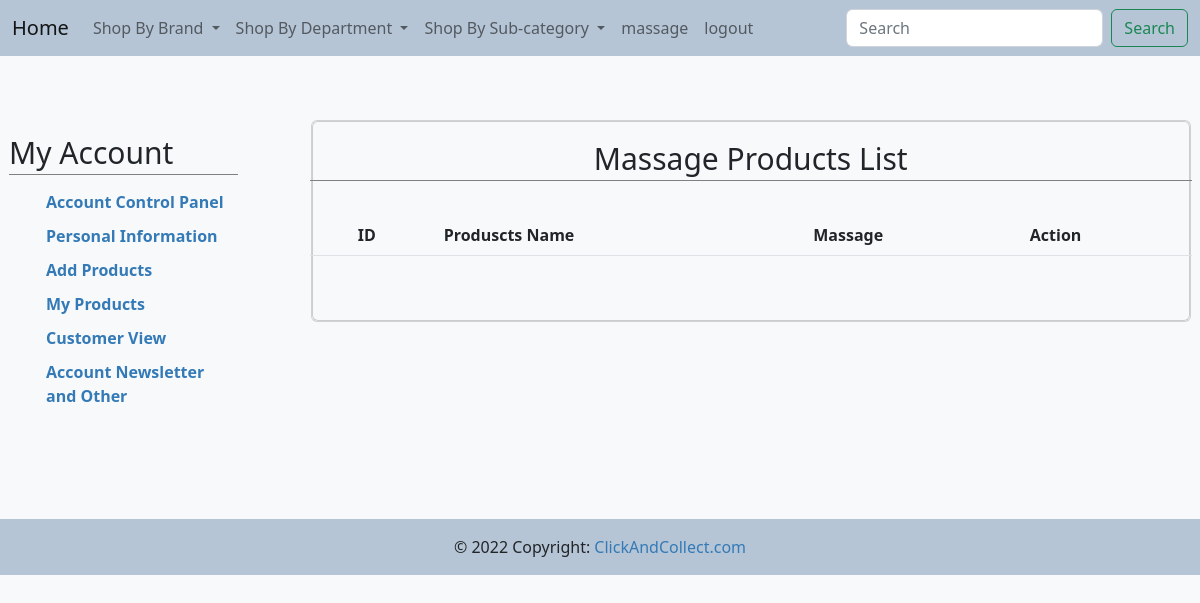
Page /seller/warningmsg.php (signed in) on the earlier database version.
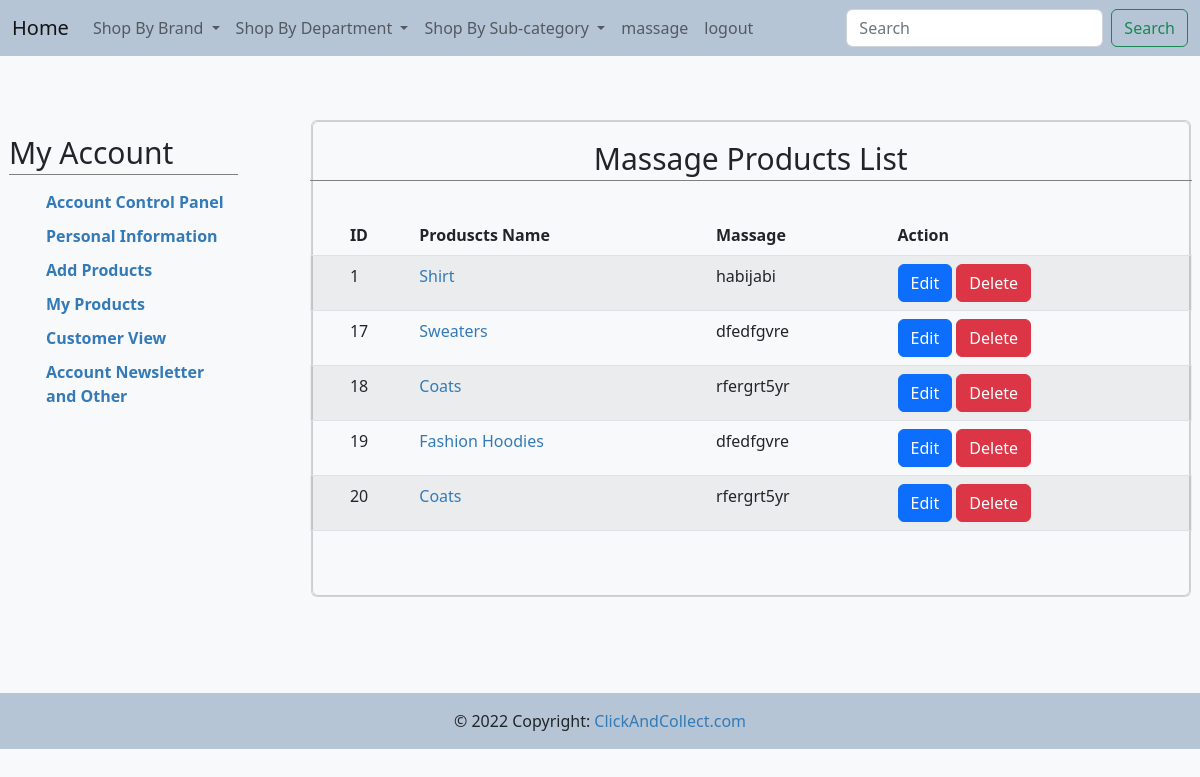
Same page on the later database version.
### tables this page shows
CREATE TABLE IF NOT EXISTS `warningmassage` (
  `w_id` int(11) NOT NULL AUTO_INCREMENT,
  `a_id` int(11) NOT NULL,
  `p_id` int(11) NOT NULL,
  `s_id` int(11) NOT NULL,
  `massage` varchar(500) NOT NULL,
  PRIMARY KEY (`w_id`),
  KEY `FK1_admin` (`a_id`),
  KEY `FK2_seller` (`s_id`),
  KEY `FK3_product` (`p_id`)
);

CREATE TABLE IF NOT EXISTS `products` (
  `p_id` int(11) NOT NULL AUTO_INCREMENT,
  `name` varchar(100) DEFAULT NULL,
  `b_id` int(11) DEFAULT NULL,
  `sub_id` int(11) DEFAULT NULL,
  `s_id` int(11) NOT NULL,
  `size` varchar(100) DEFAULT NULL,
  `description` varchar(200) DEFAULT NULL,
  `prev_price` varchar(255) NOT NULL,
  `price` double DEFAULT NULL,
  `quantity` int(11) DEFAULT NULL,
  `status` int(11) NOT NULL,
  PRIMARY KEY (`p_id`),
  KEY `FK_brand1` (`b_id`),
  KEY `FK_catagory1` (`sub_id`),
  KEY `FK_seller` (`s_id`)
);

### seller/warningmsg.php (the view, shortened to what this page needs)
<?php include 'include/sellerauth.php';
      $sellerid = $_SESSION['id'];
 ?>
<!DOCTYPE html>
<html lang="en">
<head>
        <link href="https://cdn.jsdelivr.net/npm/bootstrap@5.2.1/dist/css/bootstrap.min.css" rel="stylesheet">
        <link rel="stylesheet" href="https://cdn.datatables.net/1.12.1/css/jquery.dataTables.min.css">
        <link href="include/style.css" rel="stylesheet" />
</head>
<body>
<div class="b">
    <?php include 'include/navbar.php' ?>
</div>
<div class="account-page">
<div class="container-fluid">
<div class="row">
<div class="col-md-3 pad">
    <?php include 'include/sidebar.php' ?>
</div>
    <div class="col-md-9">
        <div class="mt-1 card">
            <div class="card bg-light text-dark">
                <div class="row">
                    <div class="col-md-12 mt-0 mb-5 ml-1">
                        <h2 class="text-center"> Massage Products List</h2>
                        <br>
                        <table class="table table-striped" id = "msgproducts">
                        <thead>
                        <tr>
                            <th></th>
                            <th>ID</th>
                            <th>Produscts Name</th>
                            <th>Massage</th>
                            <th>Action</th>
                        </tr>
                        </thead>
                        <tbody>
                        <?php
                            include 'include/connection.php';
                            $query = "select * from warningmassage where s_id= $sellerid";
                            $table = mysqli_query($con,$query);
                            while($row = mysqli_fetch_array($table)){
                        ?>
                        <tr>
                        <td></td>
                                <td><?php echo $row['w_id'];?></td>
                                <?php
                                   $id = $row['p_id'];
                                   $query2 = "select * from products where p_id= $id";
                                   $table2 = mysqli_query($con,$query2);
                                   $row2 = mysqli_fetch_array($table2);
                                ?>
                                <td><a href="product_single2.php?id=<?php echo $row['p_id'];?>"><?php echo $row2['name']; ?></a></td>
                                <td><?php echo $row['massage'];?></td>
                                <td>
                                    <a class = "btn btn-primary" href ="update_product.php?mid=<?php  echo $row['p_id']?>">Edit</a>
                                    <a class="btn btn-danger" data-bs-toggle="modal" data-bs-target="#myModal<?php echo $row['p_id'];?>">Delete</a>
                                </td>
                            </tr>
                            <?php } ?>
                        </tbody>
                    </table>
                    </div>
                </div>
            </div>
        </div>
    </div>
</div>
</div>
</div>
<div class="bot">
   <?php include 'include/footer.php' ?>
</div>
</body>
</html>

### seller/include/navbar.php (shortened to what this page needs)
<nav class="navbar navbar-expand-lg navbar-light ">
  <div class="container-fluid">
    <a class="navbar-brand" href="account.php">Home</a>
    <div class="collapse navbar-collapse" id="navbarScroll">
      <ul class="navbar-nav me-auto my-2 my-lg-0 navbar-nav-scroll" style="--bs-scroll-height: 100px;">
        <li class="nav-item dropdown">
          <a class="nav-link dropdown-toggle" href="#" id="navbarScrollingDropdown" role="button" data-bs-toggle="dropdown" aria-expanded="false">
            Shop By Brand
          </a>
        </li>
        <li class="nav-item dropdown">
          <a class="nav-link dropdown-toggle" href="#" id="navbarScrollingDropdown" role="button" data-bs-toggle="dropdown" aria-expanded="false">
            Shop By Department
          </a>
        </li>
        <li class="nav-item dropdown">
          <a class="nav-link dropdown-toggle" href="#" id="navbarScrollingDropdown" role="button" data-bs-toggle="dropdown" aria-expanded="false">
            Shop By Sub-category
          </a>
        </li>
        <li class="nav-item">
          <a class="nav-link" href="warningmsg.php">massage</a>
        </li>
        <li class="nav-item">
          <a class="nav-link" href="../logout.php">logout</a>
        </li>
      </ul>
      <form class="d-flex">
        <input class="form-control me-2" type="search" placeholder="Search" aria-label="Search">
        <button class="btn btn-outline-success" type="submit">Search</button>
      </form>
    </div>
  </div>
</nav>

### seller/include/sidebar.php
<h2>My Account</h2>
<ul>
    <li  class="active"><a href="account.php">Account Control Panel</a></li>
    <li><a href="account_information.php">Personal Information</a></li>
    <li><a href="add_products.php">Add Products</a></li>
    <li><a href="allproducts.php">My Products</a></li>
    <li><a href="products.php">Customer View</a></li>
    <li><a href="account_newsletter.php">Account Newsletter and Other</a></li>
</ul>

### seller/include/footer.php
<footer>
<div class="text-center p-3 b">
      © 2022 Copyright:
      <a class="text-Blue" href="../../index.php">ClickAndCollect.com</a>
    </div>
  </footer>

### seller/include/style.css (style rules this page uses)
.account-page { padding-top:5%; }
.b { background-color: #b6c5d5!important; }
body { background-color: #f8f9fa; }
.account-page h2 { padding-bottom: 5px; border-bottom: 1px solid #808080; }
.row { margin-right: -15px; margin-left: -15px; }
* { -webkit-box-sizing: border-box; -moz-box-sizing: border-box; box-sizing: border-box; }
div { display: block; }
a { color: #3a2bd3; -webkit-transition: all 0.3s ease; transition: all 0.3s ease; }
a { background-color: transparent; }
a { color: #337ab7; text-decoration: none; text-decoration-line: none; text-decoration-thickness: none; text-decoration-style: none; text-decoration-color: none; }
.account-page ul li { padding: 5px; font-weight: bold; }
.account-page ul { list-style: none; }
ol, ul { margin-top: 0; margin-bottom: 10px; }
.h2, h2 { font-size: 30px; }
.h1, .h2, .h3, h1, h2, h3 { margin-top: 20px; margin-bottom: 10px; }
.h1, .h2, .h3, .h4, .h5, .h6, h1, h2, h3, h4, h5, h6 { font-family: inherit; font-weight: 500; line-height: 1.1; color: inherit; }
li { display: list-item; text-align: -webkit-match-parent; }

### seller/warningmsg.php (style rules this page uses)
.pad { padding-right :5%; }
.bot { padding-top:8%; }

Differences in the rows shown:
added warningmassage: w_id "1", p.name "Shirt", massage "habijabi"
added warningmassage: w_id "17", p.name "Sweaters", massage "dfedfgvre"
added warningmassage: w_id "18", p.name "Coats", massage "rfergrt5yr"
added warningmassage: w_id "19", p.name "Fashion Hoodies", massage "dfedfgvre"
added warningmassage: w_id "20", p.name "Coats", massage "rfergrt5yr"
